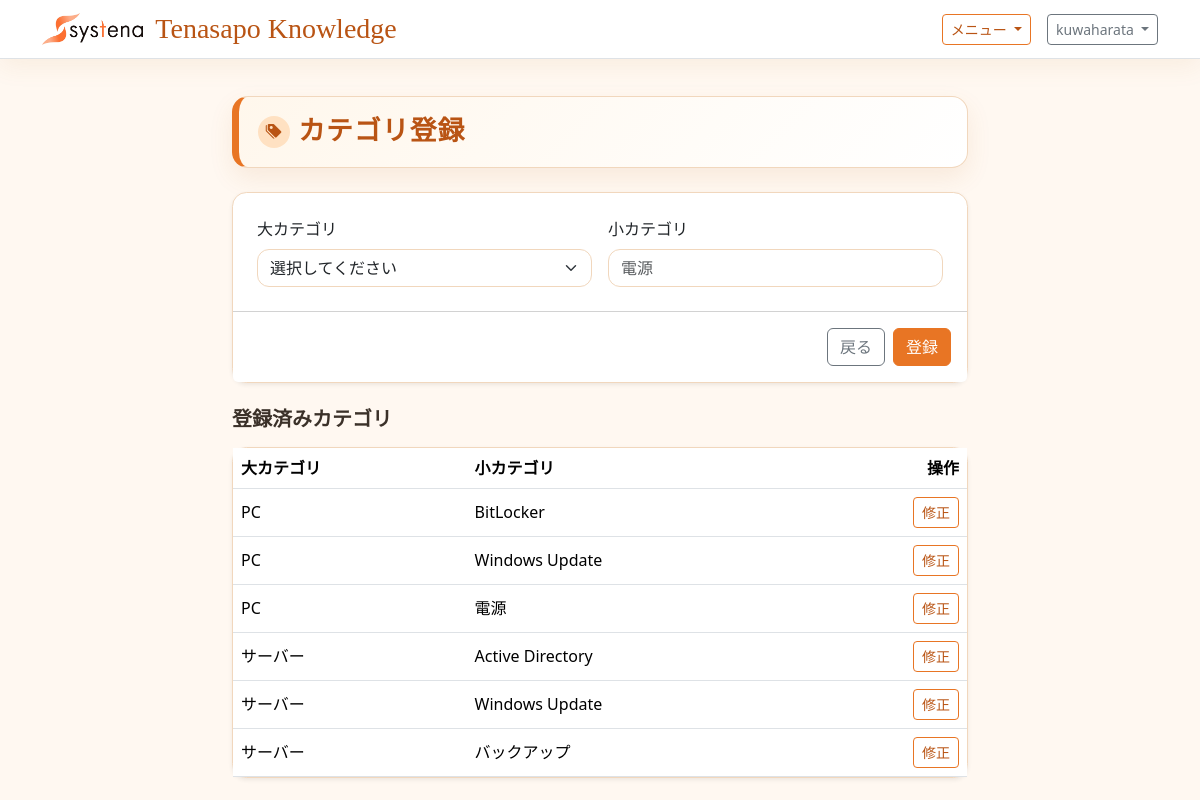
Page /categories/create/ (signed in) on the committed database.
### tenasapo_knowledge/models.py (models this page shows, shortened)
class FAQCategory(models.Model):
    parent_name = models.CharField('大カテゴリ', max_length=120)
    child_name = models.CharField('小カテゴリ', max_length=120)
    created_at = models.DateTimeField('作成日時', auto_now_add=True)
    updated_at = models.DateTimeField('更新日時', auto_now=True)
    class Meta:
        verbose_name = 'FAQカテゴリ'
        verbose_name_plural = 'FAQカテゴリ'
        ordering = ['parent_name', 'child_name']
        constraints = [
            models.UniqueConstraint(
                fields=['parent_name', 'child_name'],
                name='unique_faq_category_pair',
            ),
        ]

### tenasapo_knowledge/views.py (the view, shortened to what this page needs)
# urls.py: path('categories/create/', FAQCategoryCreateView.as_view(), name='category_create'),
class FAQCategoryCreateView(StaffRequiredMixin, FormView):
    template_name = 'tenasapo_knowledge/category_form.html'
    form_class = FAQCategoryCreateForm
    success_url = reverse_lazy('category_create')
    def get_context_data(self, **kwargs):
        context = super().get_context_data(**kwargs)
        context['form_title'] = 'カテゴリ登録'
        context['submit_label'] = '登録'
        context['categories'] = FAQCategory.objects.all()
        return context

### tenasapo_knowledge/forms.py (shortened to what this page needs)
class FAQCategoryCreateForm(forms.ModelForm):
    PARENT_CATEGORY_CHOICES = (
        ('PC', 'PC'),
        ('サーバー', 'サーバー'),
        ('ネットワーク', 'ネットワーク'),
        ('アプリ', 'アプリ'),
        ('その他', 'その他'),
    )
    parent_name = forms.ChoiceField(
        label='大カテゴリ',
        choices=PARENT_CATEGORY_CHOICES,
    )
    class Meta:
        model = FAQCategory
        fields = ('parent_name', 'child_name')
        labels = {
            'parent_name': '大カテゴリ',
            'child_name': '小カテゴリ',
        }

### tenasapo_knowledge/views.py (called while the page is built)
    def test_func(self):
        user = self.request.user
        return user.is_authenticated and (user.is_staff or user.is_superuser)

### tenasapo_knowledge/templates/tenasapo_knowledge/category_form.html (shortened to what this page needs)
{% extends "base.html" %}
{% block content %}
<div class="row justify-content-center">
    <div class="col-12 col-lg-8">
        <div class="page-title-panel mb-4">
            <h1 class="page-title-main d-flex align-items-center gap-2">
                <span class="page-title-icon"><i class="bi bi-tags-fill"></i></span>{{ form_title }}
            </h1>
        </div>
        <form class="card shadow-sm" method="post">
            <div class="card-body p-4">
                <div class="row g-3">
                    <div class="col-12 col-md-6">
                        <label class="form-label" for="{{ form.parent_name.id_for_label }}">大カテゴリ</label>
                        <select class="form-select{% if form.parent_name.errors %} is-invalid{% endif %}" name="{{ form.parent_name.html_name }}" id="{{ form.parent_name.id_for_label }}" required>
                            <option value="">選択してください</option>
                        </select>
                    </div>
                    <div class="col-12 col-md-6">
                        <label class="form-label" for="{{ form.child_name.id_for_label }}">小カテゴリ</label>
                        <input class="form-control{% if form.child_name.errors %} is-invalid{% endif %}" type="text" name="{{ form.child_name.html_name }}" id="{{ form.child_name.id_for_label }}" value="{{ form.child_name.value|default_if_none:'' }}" placeholder="電源" required>
                    </div>
                </div>
            </div>
            <div class="card-footer bg-white d-flex justify-content-end gap-2 p-3">
                {% if category %}
                    <a class="btn btn-outline-secondary" href="{% url 'category_create' %}">キャンセル</a>
                {% else %}
                    <a class="btn btn-outline-secondary" href="{% url 'article_list' %}">戻る</a>
                {% endif %}
                <button class="btn btn-primary" type="submit">{{ submit_label }}</button>
            </div>
        </form>
        <section class="mt-4">
            <h2 class="h5 fw-bold mb-3">登録済みカテゴリ</h2>
            <div class="card shadow-sm">
                <div class="table-responsive">
                    <table class="table align-middle mb-0">
                        <thead>
                            <tr>
                                <th scope="col">大カテゴリ</th>
                                <th scope="col">小カテゴリ</th>
                                <th scope="col" class="text-end">操作</th>
                            </tr>
                        </thead>
                        <tbody>
                            {% for item in categories %}
                                <tr{% if category and category.id == item.id %} class="table-warning"{% endif %}>
                                    <td>{{ item.parent_name }}</td>
                                    <td>{{ item.child_name }}</td>
                                    <td class="text-end">
                                        <a class="btn btn-outline-primary btn-sm" href="{% url 'category_edit' item.id %}">修正</a>
                                    </td>
                                </tr>
                            {% empty %}
                                <tr>
                                    <td colspan="3" class="text-center text-muted py-4">登録済みカテゴリはありません。</td>
                                </tr>
                            {% endfor %}
                        </tbody>
                    </table>
                </div>
            </div>
        </section>
    </div>
</div>
{% endblock %}

### templates/base.html (shortened to what this page needs)
{% load static %}
<!doctype html>
<html lang="ja">
<head>
    <link href="https://cdn.jsdelivr.net/npm/bootstrap@5.3.3/dist/css/bootstrap.min.css" rel="stylesheet">
    <link href="https://cdn.jsdelivr.net/npm/bootstrap-icons@1.11.3/font/bootstrap-icons.min.css" rel="stylesheet">
</head>
<body>
    <nav class="navbar navbar-expand-lg border-bottom fixed-top">
        <div class="container">
            <a class="navbar-brand brand-title" href="{% url 'home' %}">
                <img class="brand-logo" src="{% static 'systena_logo.png' %}" alt="Systena">
                <span>Tenasapo Knowledge</span>
            </a>
            {% if user.is_authenticated %}
                <div class="d-flex align-items-center gap-3">
                    <div class="dropdown">
                        <button class="btn btn-outline-primary btn-sm dropdown-toggle" type="button" data-bs-toggle="dropdown" aria-expanded="false">
                            メニュー
                        </button>
                    </div>
                    <div class="dropdown">
                        <button class="btn btn-outline-secondary btn-sm dropdown-toggle" type="button" data-bs-toggle="dropdown" aria-expanded="false">
                            {{ user.get_username }}
                        </button>
                    </div>
                </div>
            {% endif %}
        </div>
    </nav>
    <main class="container py-4">
        {% block content %}{% endblock %}
    </main>
</body>
</html>

### templates/base.html (style rules this page uses)
:root { --tk-bg: #fff8f1; --tk-surface: #ffffff; --tk-surface-warm: #fff1df; --tk-primary: #e87524; --tk-primary-dark: #b95414; --tk-primary-soft: #ffe1c2; --tk-text: #3b3129; --tk-muted: #826f61; --tk-border: #f1d7bd; }
body { background: var(--tk-bg); color: var(--tk-text); font-family: "Yu Gothic", "Hiragino Maru Gothic ProN", "Meiryo", system-ui, sans-serif; padding-top: 4.5rem; }
.navbar { background: rgba(255, 255, 255, 0.94); border-color: var(--tk-border); box-shadow: 0 8px 24px rgba(184, 112, 39, 0.08); backdrop-filter: blur(8px); }
.brand-title { display: inline-flex; align-items: center; gap: 0.75rem; font-family: "Brush Script MT", "Segoe Script", "Lucida Handwriting", cursive; font-size: 1.75rem; font-weight: 400; letter-spacing: 0; line-height: 1; color: var(--tk-primary-dark); }
.brand-logo { display: block; width: auto; height: 2rem; object-fit: contain; }
.btn-primary { --bs-btn-bg: var(--tk-primary); --bs-btn-border-color: var(--tk-primary); --bs-btn-hover-bg: var(--tk-primary-dark); --bs-btn-hover-border-color: var(--tk-primary-dark); --bs-btn-active-bg: var(--tk-primary-dark); --bs-btn-active-border-color: var(--tk-primary-dark); }
.btn-outline-primary { --bs-btn-color: var(--tk-primary-dark); --bs-btn-border-color: var(--tk-primary); --bs-btn-hover-bg: var(--tk-primary); --bs-btn-hover-border-color: var(--tk-primary); --bs-btn-active-bg: var(--tk-primary-dark); --bs-btn-active-border-color: var(--tk-primary-dark); }
.form-control, .form-select { border-color: var(--tk-border); border-radius: 0.75rem; }
.dropdown-menu, .card, .accordion { border-color: var(--tk-border); border-radius: 0.9rem; }
.page-title-panel { background: linear-gradient(135deg, #fff7ec 0%, #ffffff 100%); border: 1px solid var(--tk-border); border-left: 0.45rem solid var(--tk-primary); border-radius: 1rem; box-shadow: 0 10px 24px rgba(184, 112, 39, 0.1); padding: 1rem 1.2rem; }
.page-title-main { color: var(--tk-primary-dark); font-family: "Zen Maru Gothic", "Hiragino Maru Gothic ProN", "Rounded Mplus 1c", "BIZ UDPGothic", sans-serif; font-size: clamp(1.2rem, 1rem + 0.9vw, 1.7rem); font-weight: 700; letter-spacing: 0.04em; margin: 0; line-height: 1.4; }
.page-title-icon { display: inline-flex; align-items: center; justify-content: center; width: 2rem; height: 2rem; background: var(--tk-primary-soft); border-radius: 50%; font-size: 1rem; color: var(--tk-primary-dark); flex-shrink: 0; }

### rows in the picture
FAQCategory: parent_name "PC", child_name "BitLocker"
FAQCategory: parent_name "PC", child_name "Windows Update"
FAQCategory: parent_name "PC", child_name "電源"
FAQCategory: parent_name "サーバー", child_name "Active Directory"
FAQCategory: parent_name "サーバー", child_name "Windows Update"
FAQCategory: parent_name "サーバー", child_name "バックアップ"

### other values in the picture
{{ user.get_username }} "kuwaharata"
{{ submit_label }} "登録"
